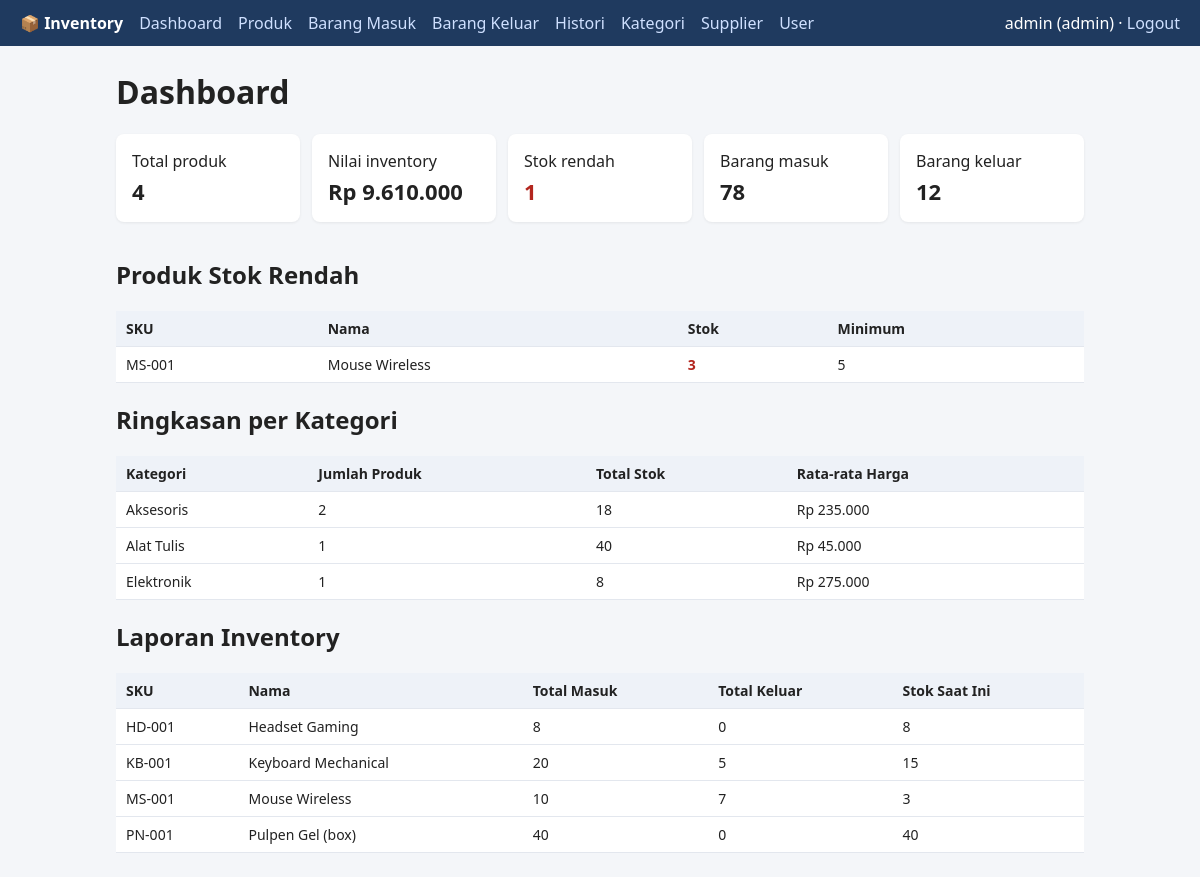
/dashboard.php (signed in), run on the app's committed database.
### tables this page shows
CREATE TABLE products (
    id INT PRIMARY KEY AUTO_INCREMENT,
    category_id INT NOT NULL,
    sku VARCHAR(50) NOT NULL UNIQUE,
    name VARCHAR(150) NOT NULL,
    price DECIMAL(12,2) NOT NULL CHECK (price >= 0),
    stock INT NOT NULL DEFAULT 0 CHECK (stock >= 0),
    minimum_stock INT NOT NULL DEFAULT 5 CHECK (minimum_stock >= 0),
    FOREIGN KEY (category_id) REFERENCES categories(id)
        ON UPDATE CASCADE ON DELETE RESTRICT
);

### helpers/validation.php (called while the page is built, shortened)
<?php
function rupiah($n): string
{
    return 'Rp ' . number_format((float) $n, 0, ',', '.');
}

### helpers/escape.php (called while the page is built)
<?php
function e($value): string
{
    return htmlspecialchars((string) $value, ENT_QUOTES, 'UTF-8');
}

### public/dashboard.php (the view, shortened to what this page needs)
<?php
require_once __DIR__ . '/../helpers/validation.php';
require_once __DIR__ . '/../config/database.php';
$stat = $pdo->query("SELECT COUNT(id) AS total_products,
                            COALESCE(SUM(stock * price),0) AS inventory_value,
                            COALESCE(SUM(stock <= minimum_stock),0) AS low_count
                     FROM products")->fetch();
$mov = $pdo->query("SELECT
        COALESCE(SUM(CASE WHEN type='IN'  THEN quantity END),0) AS total_in,
        COALESCE(SUM(CASE WHEN type='OUT' THEN quantity END),0) AS total_out
     FROM stock_movements")->fetch();
$low = $pdo->query("SELECT sku, name, stock, minimum_stock FROM products
                    WHERE stock <= minimum_stock ORDER BY stock ASC")->fetchAll();
$cat = $pdo->query("SELECT c.name, COUNT(p.id) AS total_products,
                           COALESCE(SUM(p.stock),0) AS total_stock,
                           COALESCE(AVG(p.price),0) AS average_price
                    FROM categories c LEFT JOIN products p ON p.category_id = c.id
                    GROUP BY c.id, c.name ORDER BY c.name")->fetchAll();
$report = $pdo->query("SELECT p.sku, p.name, p.stock,
        SUM(CASE WHEN sm.type='IN'  THEN sm.quantity ELSE 0 END) AS total_in,
        SUM(CASE WHEN sm.type='OUT' THEN sm.quantity ELSE 0 END) AS total_out
     FROM products p LEFT JOIN stock_movements sm ON sm.product_id = p.id
     GROUP BY p.id, p.sku, p.name, p.stock ORDER BY p.name")->fetchAll();
require __DIR__ . '/../views/header.php';
?>
<h1>Dashboard</h1>
<div class="grid">
  <div class="card stat">Total produk<b><?= (int)$stat['total_products'] ?></b></div>
  <div class="card stat">Nilai inventory<b><?= e(rupiah($stat['inventory_value'])) ?></b></div>
  <div class="card stat">Stok rendah<b class="<?= $stat['low_count'] > 0 ? 'low' : '' ?>"><?= (int)$stat['low_count'] ?></b></div>
  <div class="card stat">Barang masuk<b><?= (int)$mov['total_in'] ?></b></div>
  <div class="card stat">Barang keluar<b><?= (int)$mov['total_out'] ?></b></div>
</div>
<h2>Produk Stok Rendah</h2>
<table><tr><th>SKU</th><th>Nama</th><th>Stok</th><th>Minimum</th></tr>
<?php foreach ($low as $r): ?>
<tr><td><?= e($r['sku']) ?></td><td><?= e($r['name']) ?></td>
<td class="low"><?= (int)$r['stock'] ?></td><td><?= (int)$r['minimum_stock'] ?></td></tr>
<?php endforeach; if (!$low): ?><tr><td colspan="4">Tidak ada produk stok rendah.</td></tr><?php endif; ?>
</table>
<h2>Ringkasan per Kategori</h2>
<table><tr><th>Kategori</th><th>Jumlah Produk</th><th>Total Stok</th><th>Rata-rata Harga</th></tr>
<?php foreach ($cat as $r): ?>
<tr><td><?= e($r['name']) ?></td><td><?= (int)$r['total_products'] ?></td>
<td><?= (int)$r['total_stock'] ?></td><td><?= e(rupiah($r['average_price'])) ?></td></tr>
<?php endforeach; ?>
</table>
<h2>Laporan Inventory</h2>
<table><tr><th>SKU</th><th>Nama</th><th>Total Masuk</th><th>Total Keluar</th><th>Stok Saat Ini</th></tr>
<?php foreach ($report as $r): ?>
<tr><td><?= e($r['sku']) ?></td><td><?= e($r['name']) ?></td>
<td><?= (int)$r['total_in'] ?></td><td><?= (int)$r['total_out'] ?></td><td><?= (int)$r['stock'] ?></td></tr>
<?php endforeach; ?>
</table>
<?php require __DIR__ . '/../views/footer.php';

### public/assets/style.css (style rules this page uses)
* { box-sizing:border-box }
body { font-family:system-ui,Arial,sans-serif;margin:0;background:#f4f6f9;color:#222 }
h1 { margin-top:0 }
table { width:100%;border-collapse:collapse;background:#fff }
th,td { padding:8px 10px;border-bottom:1px solid #e3e7ee;text-align:left;font-size:14px }
th { background:#eef2f8 }
.card { background:#fff;padding:16px;border-radius:8px;box-shadow:0 1px 3px #0001;margin-bottom:16px }
.grid { display:grid;grid-template-columns:repeat(auto-fit,minmax(180px,1fr));gap:12px }
.stat b { display:block;font-size:22px;margin-top:4px }
.low { color:#b3261e;font-weight:700 }

### data on the page
products: sku "MS-001", name "Mouse Wireless", stock "3", minimum_stock "5"

### other printed values
$user['username'] "admin"
$user['role'] "admin"
$stat['total_products'] "4"
rupiah($stat['inventory_value']) "Rp 9.610.000"
$stat['low_count'] "1"
$mov['total_in'] "78"
$mov['total_out'] "12"
$r['name'] "Aksesoris"
$r['total_products'] "2"
$r['total_stock'] "18"
rupiah($r['average_price']) "Rp 235.000"
$r['name'] "Alat Tulis"
$r['total_products'] "1"
$r['total_stock'] "40"
rupiah($r['average_price']) "Rp 45.000"
